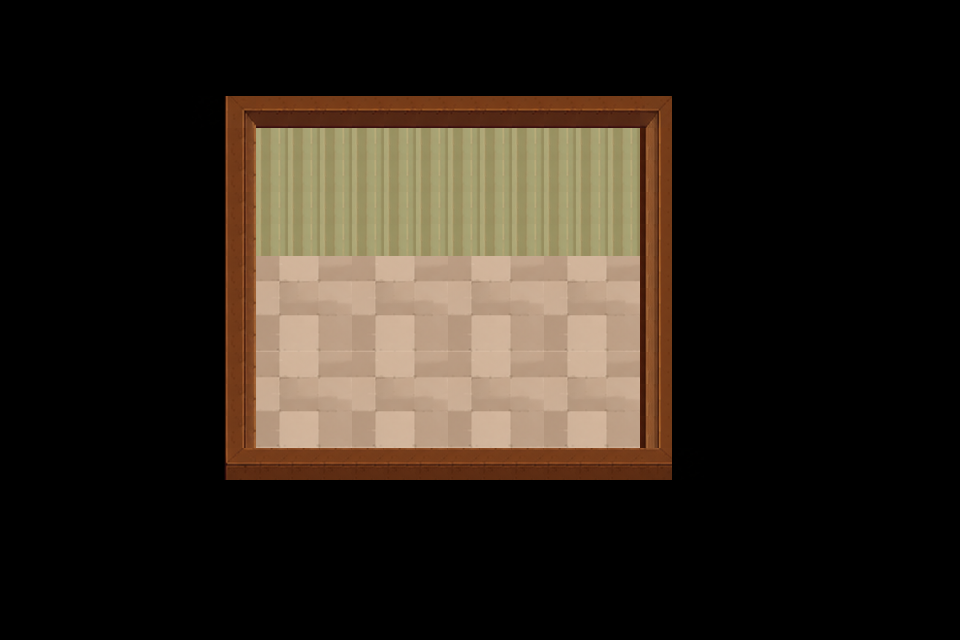

The image is a tile-based game level rendered from a .tmx file. Its description and source (layers, tilesets, objects; grid data summarised) follow:
An orthogonal 30x20 tile map with 32x32 px tiles, 1 tile layer (Tile Layer 1), 26 tilesets and 210 objects.

<map version="1.10" tiledversion="1.12.2" orientation="orthogonal" renderorder="right-down" width="30" height="20" tilewidth="32" tileheight="32" infinite="0" nextlayerid="5" nextobjectid="598">
 <tileset firstgid="1" name="TopDownHouse_FloorsAndWalls" tilewidth="30" tileheight="30" tilecount="36" columns="9">
  <image source="resources/Top-Down_Retro_Interior/TopDownHouse_FloorsAndWalls.png" width="288" height="144" />
 </tileset>
 <tileset firstgid="37" name="TopDownHouse_FloorsAndWalls_OpenDoors" tilewidth="30" tileheight="30" tilecount="4" columns="4">
  <image source="resources/Top-Down_Retro_Interior/TopDownHouse_FloorsAndWalls_OpenDoors.png" width="128" height="48" />
 </tileset>
 <tileset firstgid="41" name="TopDownHouse_FurnitureState1" tilewidth="32" tileheight="32" tilecount="54" columns="6" objectalignment="bottom">
  <image source="resources/Top-Down_Retro_Interior/TopDownHouse_FurnitureState1.png" width="208" height="288" />
 </tileset>
 <tileset firstgid="95" name="TopDownHouse_FurnitureState2" tilewidth="32" tileheight="32" tilecount="54" columns="6">
  <image source="resources/Top-Down_Retro_Interior/TopDownHouse_FurnitureState2.png" width="208" height="288" />
 </tileset>
 <tileset firstgid="149" name="TopDownHouse_SmallItems" tilewidth="32" tileheight="32" tilecount="16" columns="4">
  <image source="resources/Top-Down_Retro_Interior/TopDownHouse_SmallItems.png" width="128" height="128" />
 </tileset>
 <tileset firstgid="165" name="Sprite_1" tilewidth="32" tileheight="32" tilecount="56" columns="8">
  <image source="resources/Rooms Ver1.0/Rooms Ver1.0/Sprite_1.png" width="256" height="240" />
 </tileset>
 <tileset firstgid="221" name="Sprite_2" tilewidth="32" tileheight="32" tilecount="56" columns="8">
  <grid orientation="orthogonal" width="20" height="30" />
  <image source="resources/Rooms Ver1.0/Rooms Ver1.0/Sprite_2.png" width="256" height="240" />
 </tileset>
 <tileset firstgid="277" name="Screenshot 2026-07-18 210303" tilewidth="32" tileheight="32" tilecount="144" columns="16">
  <image source="resources/Screenshot 2026-07-18 210303.png" width="517" height="313" />
 </tileset>
 <tileset firstgid="421" name="Screenshot 2026-07-21 193426" tilewidth="32" tileheight="32" tilecount="49" columns="7">
  <image source="resources/Screenshot 2026-07-21 193426.png" width="237" height="236" />
 </tileset>
 <tileset firstgid="470" name="ChatGPT Image Aug 7, 2026, 10_18_44 PM" tilewidth="300" tileheight="300" tilecount="15" columns="5">
  <image source="resources/ChatGPT Image Aug 7, 2026, 10_18_44 PM.png" width="1536" height="1024" />
 </tileset>
 <tileset firstgid="485" name="overlay" tilewidth="32" tileheight="32" tilecount="16" columns="4">
  <image source="resources/Tilemap Bundle/Tilemap Bundle/overlay.png" width="144" height="128" />
 </tileset>
 <tileset firstgid="501" name="couch_back_transparent" tilewidth="40" tileheight="50" tilecount="21" columns="7">
  <image source="resources/couch_back_transparent.png" width="292" height="155" />
 </tileset>
 <tileset firstgid="522" name="couch_full_transparent" tilewidth="32" tileheight="32" tilecount="54" columns="9">
  <image source="resources/couch_full_transparent.png" width="317" height="217" />
 </tileset>
 <tileset firstgid="576" name="plant_transparent" tilewidth="32" tileheight="30" tilecount="10" columns="2">
  <image source="resources/plant_transparent.png" width="82" height="151" />
 </tileset>
 <tileset firstgid="586" name="ChatGPT Image Aug 8, 2026, 10_28_50 PM" tilewidth="200" tileheight="200" tilecount="35" columns="7">
  <image source="resources/ChatGPT Image Aug 8, 2026, 10_28_50 PM.png" width="1536" height="1024" />
 </tileset>
 <tileset firstgid="621" name="ChatGPT Image Aug 8, 2026, 10_40_34 PM" tilewidth="200" tileheight="200" tilecount="35" columns="7">
  <image source="resources/ChatGPT Image Aug 8, 2026, 10_40_34 PM.png" width="1536" height="1024" />
 </tileset>
 <tileset firstgid="656" name="ChatGPT Image Aug 8, 2026, 10_49_31 PM" tilewidth="200" tileheight="200" tilecount="35" columns="7">
  <image source="resources/ChatGPT Image Aug 8, 2026, 10_49_31 PM.png" width="1536" height="1024" />
 </tileset>
 <tileset firstgid="691" name="ChatGPT Image Aug 8, 2026, 10_52_27 PM" tilewidth="300" tileheight="400" tilecount="10" columns="5">
  <image source="resources/ChatGPT Image Aug 8, 2026, 10_52_27 PM.png" width="1536" height="1024" />
 </tileset>
 <tileset firstgid="701" name="ChatGPT Image Aug 8, 2026, 11_06_30 PM" tilewidth="300" tileheight="400" tilecount="10" columns="5">
  <image source="resources/ChatGPT Image Aug 8, 2026, 11_06_30 PM.png" width="1536" height="1024" />
 </tileset>
 <tileset firstgid="711" name="ChatGPT Image Aug 8, 2026, 11_13_08 PM" tilewidth="400" tileheight="400" tilecount="6" columns="3">
  <image source="resources/ChatGPT Image Aug 8, 2026, 11_13_08 PM.png" width="1536" height="1024" />
 </tileset>
 <tileset firstgid="717" name="ChatGPT Image Aug 8, 2026, 11_13_08 PM" tilewidth="300" tileheight="400" tilecount="10" columns="5">
  <image source="resources/ChatGPT Image Aug 8, 2026, 11_13_08 PM.png" width="1536" height="1024" />
 </tileset>
 <tileset firstgid="727" name="ChatGPT Image Aug 8, 2026, 11_27_22 PM" tilewidth="300" tileheight="300" tilecount="15" columns="5">
  <image source="resources/ChatGPT Image Aug 8, 2026, 11_27_22 PM.png" width="1536" height="1024" />
 </tileset>
 <tileset firstgid="742" name="ChatGPT Image Aug 13, 2026, 10_54_43 PM" tilewidth="32" tileheight="32" tilecount="1485" columns="45">
  <image source="resources/ChatGPT Image Aug 13, 2026, 10_54_43 PM.png" width="1451" height="1084" />
 </tileset>
 <tileset firstgid="2227" name="ChatGPT Image Aug 14, 2026, 11_20_55 PM" tilewidth="72" tileheight="72" tilecount="294" columns="21">
  <image source="resources/ChatGPT Image Aug 14, 2026, 11_20_55 PM.png" width="1536" height="1024" />
 </tileset>
 <tileset firstgid="2521" name="ChatGPT Image Aug 24, 2026, 06_33_24 PM" tilewidth="200" tileheight="200" tilecount="35" columns="5">
  <image source="resources/ChatGPT Image Aug 24, 2026, 06_33_24 PM.png" width="1024" height="1536" />
 </tileset>
 <tileset firstgid="2556" name="side door" tilewidth="200" tileheight="200" tilecount="35" columns="7">
  <image source="resources/side door.png" width="1536" height="1024" />
 </tileset>
 <layer id="1" name="Tile Layer 1" width="30" height="20">
  <data>[600 cells, 600 non-empty, 32 distinct tile ids]</data>
 </layer>
 <objectgroup id="3" name="Object Layer 1" locked="1">
  <object id="375" gid="2249" x="266.675" y="223.851" width="14.6755" height="14.6755" />
  <object id="376" gid="2228" x="266.37" y="209.175" width="14.6755" height="14.6755" />
  <object id="377" gid="2248" x="252" y="223.851" width="14.6755" height="14.6755" />
  <object id="378" gid="2250" x="281.351" y="223.749" width="14.6755" height="14.6755" />
  <object id="379" gid="2269" x="252" y="238.221" width="14.6755" height="14.6755" />
  <object id="380" gid="2270" x="266.675" y="238.119" width="14.6755" height="14.6755" />
  <object id="381" gid="2271" x="281.351" y="238.221" width="14.6755" height="14.6755" />
  <object id="382" gid="2290" x="252" y="252.794" width="14.6755" height="14.6755" />
  <object id="383" gid="2291" x="266.675" y="252.794" width="14.6755" height="14.6755" />
  <object id="384" gid="2292" x="281.351" y="252.794" width="14.6755" height="14.6755" />
  <object id="385" gid="2311" x="252" y="267.47" width="14.6755" height="14.6755" />
  <object id="386" gid="2312" x="266.675" y="267.266" width="14.6755" height="14.6755" />
  <object id="387" gid="2313" x="281.351" y="267.368" width="14.6755" height="14.6755" />
  <object id="388" gid="2332" x="252" y="282.145" width="14.6755" height="14.6755" />
  </objectgroup>
 <objectgroup id="4" name="Collision">
  <!-- 4 objects omitted --></objectgroup>
</map>
<!-- 196 of 210 objects omitted -->
